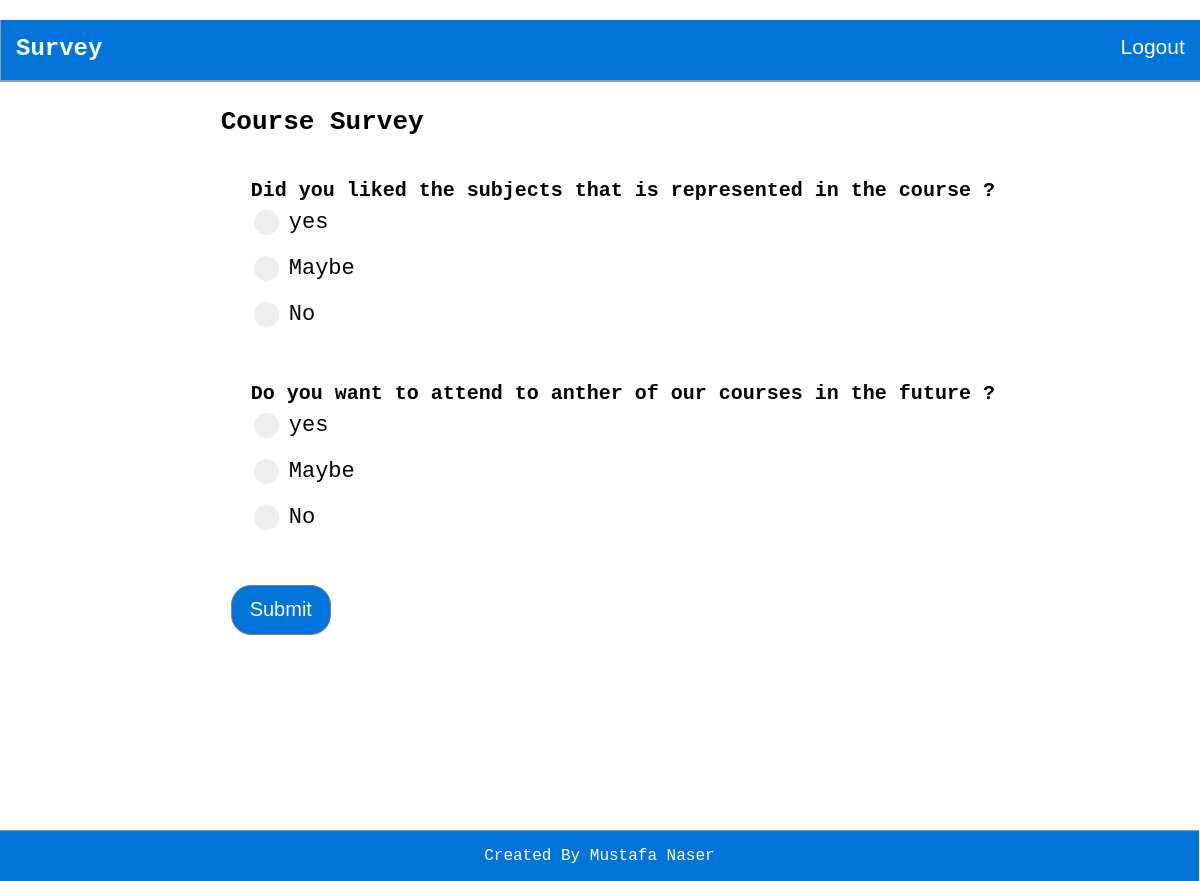
The page / (signed in) on the database its author committed.
### tables this page shows
CREATE TABLE `survey_` (
  `id` int(11) NOT NULL,
  `survey_name` varchar(255) NOT NULL
);

CREATE TABLE `survey_qus` (
  `qus_id` int(11) NOT NULL,
  `survey_id` int(11) NOT NULL,
  `question_body` text NOT NULL
);

### functions/sandbox.php (the view, shortened to what this page needs)
<?php
function displayPoll($prompt, $choices, $pollNumber)
{
    echo '<td><b> ' . $prompt . '</b>
    <table border="0" >';
    for ($i = 0; $i < count($choices); $i++) {
        echo '<tr><td>
        <label class="container">' . $choices[$i] .
            '<input type="radio" name="poll' . $pollNumber . '" value="' . $i . '" >
        <span class="checkmark"></span>
        </label></td></tr>';
    }
    echo '</table>
        ';
}
function getQuestions($dbc)
{
    $query = "select * from survey_qus where 1";
    $result = @mysqli_query($dbc, $query);
    echo '<form method ="post" action= "index.php" > ';
    if ($result) {
        while ($row = mysqli_fetch_array($result, MYSQLI_ASSOC)) {
            $body = $row['question_body'];
            $index = $row['qus_id'];
            $choices = array('yes', 'Maybe', 'No');
            echo '<div class="questions">';
            displayPoll($body, $choices, $index);
            echo '</div>';
        }
        echo '
        <input type="submit" name="submit" value="Submit" class="submit" >
        </form>';
    }
}
?>

### index.php (shortened to what this page needs)
<?php
include('config/config.php');
?>
<!DOCTYPE html>
<html lang="en">
<head>
    <link rel="stylesheet" href="style.css">
</head>
<body>
    <div class="wrapAll">
        <div class="header">
            <h2 class="sTitle">Survey<h2>
                <form method="post">
                    <input type="submit" name="logout" class="s" value="Logout">
                </form>
            </div>
            <div class="wrapContent">
                <div class="content">
                    <h1><?php head(); ?></h1>
                     <?php getQuestions($dbc); ?>
                </div>
            </div>
        <div class="footer">
            <?php footer(); ?>
        </div>
    </div>
</body>
</html>

### functions/template.php
<?php
function head()
{
    echo '<h2 class="sTitle">' . getSurName() . '</h2>';
}
function footer()
{
    echo '<p>Created By Mustafa Naser</p>';
}
?>

### config/connection.php (shortened to what this page needs)
<?php
function getSurName()
{
  $query = "SELECT * FROM `survey_` WHERE 1";
  $result = @mysqli_query($GLOBALS["dbc"], $query);
  if ($result) {
    while ($row = mysqli_fetch_assoc($result)) {
      $sn = $row['survey_name'];
      echo "<h1><code>".$sn."</code></h1><br>";
    }
  }
}
?>

### style.css (style rules this page uses)
html { position: relative; min-height: 100%; }
body { margin: 0px; font-family: 'Courier New', Courier, monospace }
h2.sTitle { margin: 0px; padding: 15px 0 0 15px; float: left; }
.s { float: right; font-size: 21px; padding: 15px 15px 0 0; color: white; background-color: Transparent; background-repeat:no-repeat; border: none; cursor:pointer; overflow: hidden; }
.wrapAll { width: 99.9%; border-left: 1px solid #999999; border-right: 1px solid #999999; border-bottom: 1px solid #999999; margin: 0 auto; }
.wrapContent { width: 100%; }
.header { color: white; background: #0074D9; border-bottom: 1px solid #999999; height: 60px; }
.content { width: 80%; float: right; min-height: 800px; height: 100%; padding: 0px 20px; bottom: 0; }
.questions { font-size: 20px; margin-bottom: 40px; margin-left: 30px; }
.submit { font-size: 20px; color: white; background: #0074D9; border: 1px solid gray; border-radius: 20px; margin-left: 10px; width: 100px; height: 50px; }
.footer { width: 99.9%; background: #0074D9; color: white; border-top: 1px solid #999999; clear: both; position: absolute; left: 0; bottom: 0; text-align: center; height: 50px; overflow: hidden; }
.container { margin-top: 5px; display: block; position: relative; padding-left: 35px; margin-bottom: 12px; cursor: pointer; font-size: 22px; -webkit-user-select: none; -moz-user-select: none; -ms-user-select: none; user-select: none; }
.checkmark { position: absolute; top: 0; left: 0; height: 25px; width: 25px; background-color: #eee; border-radius: 50%; }
.checkmark:after { content: ""; position: absolute; display: none; }
.container .checkmark:after { top: 9px; left: 9px; width: 8px; height: 8px; border-radius: 50%; background: white; }

### rows shown on the page
survey_: survey_name "Course Survey"
survey_qus: question_body "Did you liked the subjects that is represented in the course ?", i "yes", i "Maybe", i "No"
survey_qus: question_body "Do you want to attend to anther of our courses in the future ?", i "yes", i "Maybe", i "No"
